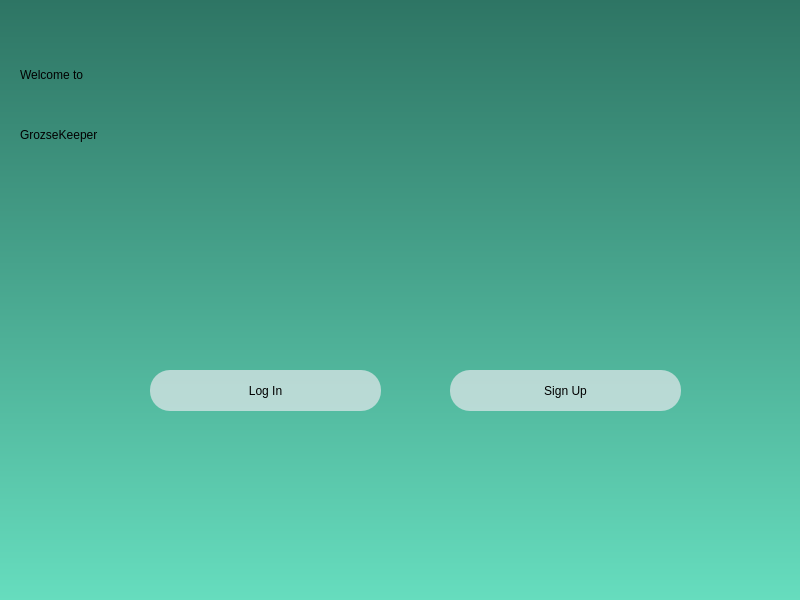
<?xml version="1.0" encoding="UTF-8"?>
<ui version="4.0">
 <class>Dialog</class>
 <widget class="QDialog" name="Dialog">
  <property name="geometry">
   <rect>
    <x>0</x>
    <y>0</y>
    <width>800</width>
    <height>600</height>
   </rect>
  </property>
  <property name="windowTitle">
   <string>Dialog</string>
  </property>
  <widget class="QWidget" name="WelcomeWidget" native="true">
   <property name="geometry">
    <rect>
     <x>0</x>
     <y>0</y>
     <width>800</width>
     <height>600</height>
    </rect>
   </property>
   <property name="styleSheet">
    <string notr="true">QWidget#WelcomeWidget{
;
	border-image: url(:/DeWatermark.ai_1705767789434.png);
background-color: qlineargradient(spread:pad, x1:0, y1:0, x2:1, y2:0, stop:0 rgba(0, 0, 0, 255), stop:1 rgba(255, 255, 255, 255));
background-color: qlineargradient(spread:pad, x1:0, y1:0, x2:0, y2:1, stop:0 rgba(46, 117, 100, 255), stop:1 rgba(102, 221, 190, 255))}</string>
   </property>
   <widget class="QLabel" name="label">
    <property name="geometry">
     <rect>
      <x>20</x>
      <y>10</y>
      <width>320</width>
      <height>130</height>
     </rect>
    </property>
    <property name="styleSheet">
     <string notr="true">font: 36pt &quot;Tahoma&quot;;
color: black;
</string>
    </property>
    <property name="text">
     <string>Welcome to</string>
    </property>
   </widget>
   <widget class="QLabel" name="label_2">
    <property name="geometry">
     <rect>
      <x>20</x>
      <y>110</y>
      <width>321</width>
      <height>50</height>
     </rect>
    </property>
    <property name="styleSheet">
     <string notr="true">font: 15pt &quot;MS Shell Dlg 2&quot;;
color: black;</string>
    </property>
    <property name="text">
     <string>GrozseKeeper</string>
    </property>
   </widget>
   <widget class="QPushButton" name="login">
    <property name="geometry">
     <rect>
      <x>150</x>
      <y>370</y>
      <width>231</width>
      <height>41</height>
     </rect>
    </property>
    <property name="styleSheet">
     <string notr="true">border-radius:20px;
background-color: rgba(229, 232, 236, 0.7) ;

font: 14pt &quot;Tahoma&quot;;
</string>
    </property>
    <property name="text">
     <string>Log In</string>
    </property>
   </widget>
   <widget class="QPushButton" name="signup">
    <property name="geometry">
     <rect>
      <x>450</x>
      <y>370</y>
      <width>231</width>
      <height>41</height>
     </rect>
    </property>
    <property name="styleSheet">
     <string notr="true">border-radius:20px;
background-color: rgba(229, 232, 236, 0.7) ;

font: 14pt &quot;Tahoma&quot;;
</string>
    </property>
    <property name="text">
     <string>Sign Up</string>
    </property>
   </widget>
  </widget>
 </widget>
 <resources>
  <include location="res.qrc"/>
 </resources>
 <connections/>
</ui>
